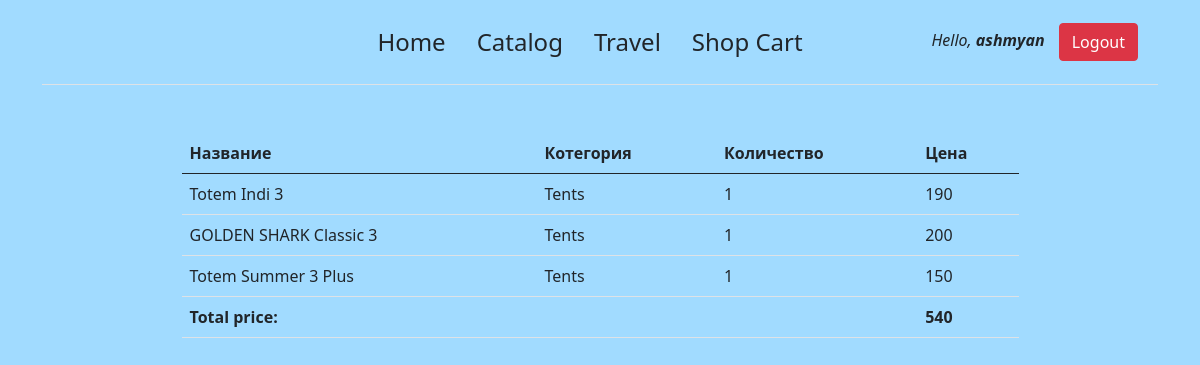
The app's page /order/shopcart/ (signed in), older data.
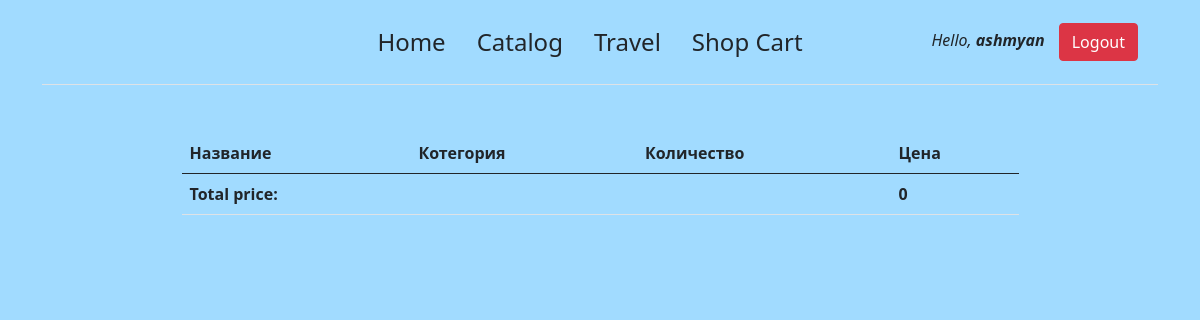
The same page, newer data.
### order/models.py (models this page shows, shortened)
class ShopCart(models.Model):
    user = models.ForeignKey(User, on_delete=models.SET_NULL, null=True)
    products = models.ForeignKey(Product, on_delete=models.SET_NULL, null=True)
    quantity = models.IntegerField(default=1)
    @property
    def amount(self):
        return self.quantity * self.products.price

### main/models.py (models this page shows, shortened)
class Product(models.Model):
    title = models.CharField(max_length=40)
    description = models.TextField()
    image = models.ImageField(upload_to='media/images/product/')
    price = models.IntegerField()
    category = models.ForeignKey(Category, on_delete=models.CASCADE)

class Category(models.Model):
    name = models.CharField(max_length=40)
    image = models.ImageField(upload_to='media/images/categories/')
    def __str__(self):
        return self.name

### order/views.py (the view)
# urls.py: path('shopcart/', views.shop_cart, name='shop_cart'),
def shop_cart(request):
    current_user = request.user
    cart = ShopCart.objects.filter(user_id=current_user.id)
    total = 0
    for item in cart:
        total += item.amount
    return render(request, 'orders/shop_cart.html', {'cart': cart, 'total': total})

### templates/orders/shop_cart.html (shortened to what this page needs)
{% extends 'base.html' %}
{% block content %}
    <head>
    </head>
    <div class="col-9 mt-5" style="margin: 0 auto">
        <table class="table">
            <thead class="thead-light">
            <tr>
                <th scope="col">Название</th>
                <th scope="col">Котегория</th>
                <th scope="col">Количество</th>
                <th scope="col">Цена</th>
            </tr>
            </thead>
            <tbody>
            {% for item in cart %}
                <tr>
                    <td>{{ item.products.title }}</td>
                    <td>{{ item.products.category }}</td>
                    <td>{{ item.quantity }}</td>
                    <td>{{ item.amount }}</td>
                </tr>
            {% endfor %}
            <tr>
                <th>Total price:</th>
                <th></th>
                <th></th>
                <th>{{ total }}</th>
            </tr>
            </tbody>
        </table>
    </div>
{% endblock %}

### templates/base.html (shortened to what this page needs)
<!DOCTYPE html>
<html lang="en">
<head>
    <link href="https://cdn.jsdelivr.net/npm/bootstrap@5.0.1/dist/css/bootstrap.min.css" rel="stylesheet"
>
</head>
<body>
<div class="container">
    <header class="d-flex flex-wrap align-items-center justify-content-center justify-content-md-between py-3 mb-4 border-bottom">
        <ul class="nav col-12 col-md-auto mb-2 justify-content-center mb-md-0">
            <li><a href="{% url 'home' %}" class="nav-link px-2 link-dark" style="font-size: 24px">Home</a></li>
            <li><a href="{% url 'main_categories' %}" class="nav-link px-2 link-dark"
                   style="margin-left: 15px; font-size: 24px">Catalog</a></li>
            <li><a href="{% url 'travel_pick' %}" class="nav-link px-2 link-dark" style="margin-left: 15px; font-size: 24px">Travel</a>
            </li>
            <li><a href="{% url 'shop_cart' %}" class="nav-link px-2 link-dark" style="margin-left: 15px; font-size: 24px">Shop Cart</a>
            </li>
        </ul>
        <div class="col-md-3 text-end" style="margin-right: 20px">
            {% if request.user.is_authenticated %}
                <i>Hello, <strong>{{ request.user.username }}</strong></i>
                <a href="{% url 'logout' %}" class="btn btn-danger" style="margin-left: 10px">Logout</a>
            {% else %}
                <a href="{% url 'user_login' %}" type="button" class="btn btn-outline-primary me-2">Login</a>
                <a href="{% url 'registration' %}" type="button" class="btn btn-outline-primary me-2">Sign-up</a>
            {% endif %}
        </div>
    </header>
    {% block content %}
    {% endblock %}
</body>
</html>

### templates/base.html (style rules this page uses)
body { background-image: url(../../media/media/look.com.ua-27529.jpg); background-size: 1950px; }

### templates/orders/shop_cart.html (style rules this page uses)
body { background: #a1dbff; }

Row changes from the older to the newer data that the page shows:
removed ShopCart: products "Totem Indi 3", products.category "Tents", quantity "1", amount "190"
removed ShopCart: products "GOLDEN SHARK Classic 3", products.category "Tents", quantity "1", amount "200"
removed ShopCart: products "Totem Summer 3 Plus", products.category "Tents", quantity "1", amount "150"
Text that changed along with them:
{{ total }}: "540" → "0"
